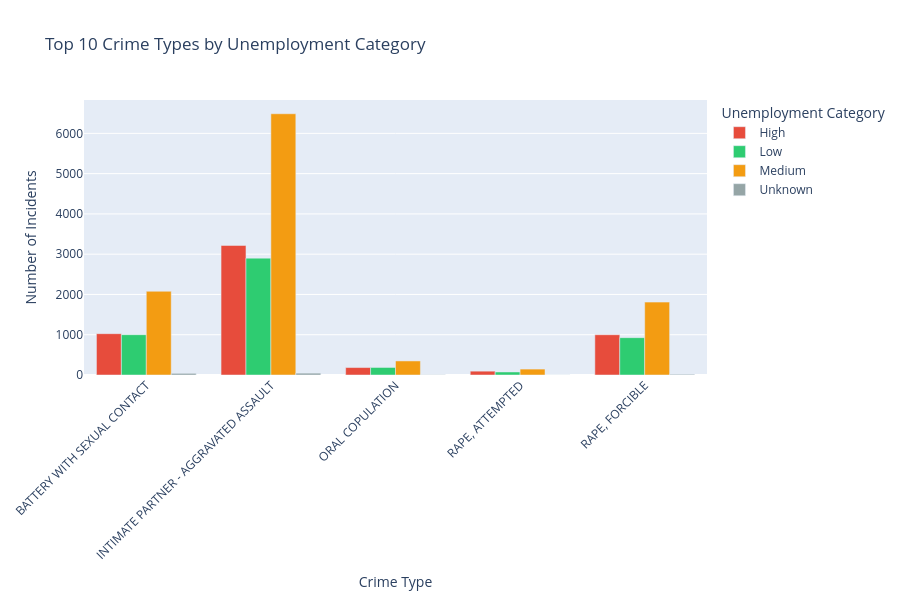

The code cell stored with this chart in its notebook:
### Markdown cell above
### Visualization 3: Crime Distribution by Unemployment Category

### Code cell
# Create grouped bar chart showing crime types by unemployment category
crime_type_summary = crime_with_unemp.groupby(['unemployment_category', 'crm_cd_desc']).size().reset_index(name='count')

# Get top 10 crime types
top_crimes = crime_with_unemp['crm_cd_desc'].value_counts().head(10).index
crime_type_summary_top = crime_type_summary[crime_type_summary['crm_cd_desc'].isin(top_crimes)]

fig = px.bar(
    crime_type_summary_top,
    x='crm_cd_desc',
    y='count',
    color='unemployment_category',
    title='Top 10 Crime Types by Unemployment Category',
    labels={'crm_cd_desc': 'Crime Type', 'count': 'Number of Incidents'},
    barmode='group',
    color_discrete_map={'Low': '#2ecc71', 'Medium': '#f39c12', 'High': '#e74c3c', 'Unknown': '#95a5a6'}
)

fig.update_layout(
    xaxis_tickangle=-45,
    height=600,
    legend_title='Unemployment Category'
)

fig.show()

### Figure 1 — Plotly figure (JSON) as saved in the notebook; plotly's stock layout.template omitted (floating-point values rounded to 4 significant figures)
{"data": [{"alignmentgroup": "True", "hovertemplate": "unemployment_category=High<br>Crime Type=%{x}<br>Number of Incidents=%{y}<extra></extra>", "legendgroup": "High", "marker": {"color": "#e74c3c", "pattern": {"shape": ""}}, "name": "High", "offsetgroup": "High", "orientation": "v", "showlegend": true, "textposition": "auto", "type": "bar", "x": ["BATTERY WITH SEXUAL CONTACT", "INTIMATE PARTNER - AGGRAVATED ASSAULT", "ORAL COPULATION", "RAPE, ATTEMPTED", "RAPE, FORCIBLE"], "xaxis": "x", "y": [1026, 3217, 185, 95, 1000], "yaxis": "y"}, {"alignmentgroup": "True", "hovertemplate": "unemployment_category=Low<br>Crime Type=%{x}<br>Number of Incidents=%{y}<extra></extra>", "legendgroup": "Low", "marker": {"color": "#2ecc71", "pattern": {"shape": ""}}, "name": "Low", "offsetgroup": "Low", "orientation": "v", "showlegend": true, "textposition": "auto", "type": "bar", "x": ["BATTERY WITH SEXUAL CONTACT", "INTIMATE PARTNER - AGGRAVATED ASSAULT", "ORAL COPULATION", "RAPE, ATTEMPTED", "RAPE, FORCIBLE"], "xaxis": "x", "y": [1001, 2902, 187, 75, 927], "yaxis": "y"}, {"alignmentgroup": "True", "hovertemplate": "unemployment_category=Medium<br>Crime Type=%{x}<br>Number of Incidents=%{y}<extra></extra>", "legendgroup": "Medium", "marker": {"color": "#f39c12", "pattern": {"shape": ""}}, "name": "Medium", "offsetgroup": "Medium", "orientation": "v", "showlegend": true, "textposition": "auto", "type": "bar", "x": ["BATTERY WITH SEXUAL CONTACT", "INTIMATE PARTNER - AGGRAVATED ASSAULT", "ORAL COPULATION", "RAPE, ATTEMPTED", "RAPE, FORCIBLE"], "xaxis": "x", "y": [2079, 6487, 349, 147, 1810], "yaxis": "y"}, {"alignmentgroup": "True", "hovertemplate": "unemployment_category=Unknown<br>Crime Type=%{x}<br>Number of Incidents=%{y}<extra></extra>", "legendgroup": "Unknown", "marker": {"color": "#95a5a6", "pattern": {"shape": ""}}, "name": "Unknown", "offsetgroup": "Unknown", "orientation": "v", "showlegend": true, "textposition": "auto", "type": "bar", "x": ["BATTERY WITH SEXUAL CONTACT", "INTIMATE PARTNER - AGGRAVATED ASSAULT", "ORAL COPULATION", "RAPE, ATTEMPTED", "RAPE, FORCIBLE"], "xaxis": "x", "y": [41, 46, 6, 2, 18], "yaxis": "y"}], "layout": {"barmode": "group", "height": 600, "legend": {"title": {"text": "Unemployment Category"}, "tracegroupgap": 0}, "title": {"text": "Top 10 Crime Types by Unemployment Category"}, "xaxis": {"anchor": "y", "domain": [0, 1], "tickangle": -45, "title": {"text": "Crime Type"}}, "yaxis": {"anchor": "x", "domain": [0, 1], "title": {"text": "Number of Incidents"}}}}
